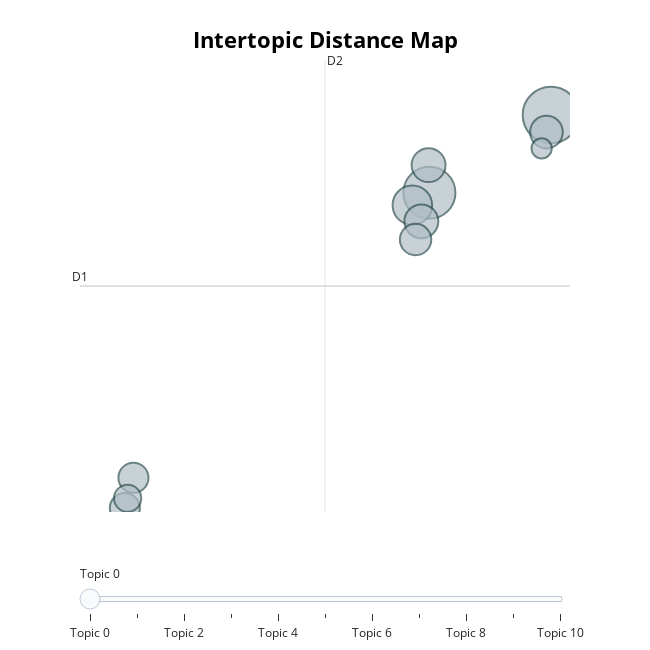

The notebook cell saved with this chart:
### Code cell
topic_model.visualize_topics()

### Figure 1 — Plotly figure (JSON) as saved in the notebook; plotly's stock layout.template omitted (floating-point values rounded to 4 significant figures)
{"data": [{"customdata": [[0, "meteorology | glaciers | climate | landslides | himalayas", 39], [1, "india | poverty | socioeconomic | economic | urbanization", 33], [2, "monuments | mythology | sculptures | gandhara | indian", 19], [3, "castes | feminization | women | indian | gender", 14], [4, "caste | cultural | indian | diversity | ethnic", 14], [5, "irrigation | freshwater | droughts | conservation | floods", 13], [6, "secularism | hindu | religiousnessreligiosity | buddhism | vedic", 12], [7, "1857 | rebellions | colonial | labour | colonies", 11], [8, "revolution | revolutions | mercantilism | ideological | 1940s", 11], [9, "gandhi | gandhian | mahatma | rabindranath | independence", 9], [10, "ecological | vegetation | deccan | forests | climate", 5]], "hovertemplate": "<b>Topic %{customdata[0]}</b><br>%{customdata[1]}<br>Size: %{customdata[2]}", "legendgroup": "", "marker": {"color": "#B0BEC5", "line": {"color": "DarkSlateGrey", "width": 2}, "size": [39, 33, 19, 14, 14, 13, 12, 11, 11, 9, 5], "sizemode": "area", "sizeref": 0.02438, "symbol": "circle"}, "mode": "markers", "name": "", "orientation": "v", "showlegend": false, "type": "scatter", "x": [7.326, 0.3119, -0.6721, 0.2643, -0.1525, 7.067, -0.4857, -17.26, -16.77, -17.1, 6.788], "xaxis": "x", "y": [5.975, 4.71, 4.507, 5.16, 4.244, 5.697, 3.948, -0.4256, 0.06837, -0.2657, 5.433], "yaxis": "y"}], "layout": {"annotations": [{"showarrow": false, "text": "D1", "x": -19.85, "y": 3.191, "yshift": 10}, {"showarrow": false, "text": "D2", "x": -5.713, "xshift": 10, "y": 6.871}], "height": 650, "hoverlabel": {"bgcolor": "white", "font": {"family": "Rockwell", "size": 16}}, "legend": {"itemsizing": "constant", "tracegroupgap": 0}, "margin": {"t": 60}, "shapes": [{"line": {"color": "#CFD8DC", "width": 2}, "type": "line", "x0": -5.713, "x1": -5.713, "y0": -0.4895, "y1": 6.871}, {"line": {"color": "#9E9E9E", "width": 2}, "type": "line", "x0": -19.85, "x1": 8.425, "y0": 3.191, "y1": 3.191}], "sliders": [{"active": 0, "pad": {"t": 50}, "steps": [{"args": [{"marker.color": [["red", "#B0BEC5", "#B0BEC5", "#B0BEC5", "#B0BEC5", "#B0BEC5", "#B0BEC5", "#B0BEC5", "#B0BEC5", "#B0BEC5", "#B0BEC5"]]}], "label": "Topic 0", "method": "update"}, {"args": [{"marker.color": [["#B0BEC5", "red", "#B0BEC5", "#B0BEC5", "#B0BEC5", "#B0BEC5", "#B0BEC5", "#B0BEC5", "#B0BEC5", "#B0BEC5", "#B0BEC5"]]}], "label": "Topic 1", "method": "update"}, {"args": [{"marker.color": [["#B0BEC5", "#B0BEC5", "red", "#B0BEC5", "#B0BEC5", "#B0BEC5", "#B0BEC5", "#B0BEC5", "#B0BEC5", "#B0BEC5", "#B0BEC5"]]}], "label": "Topic 2", "method": "update"}, {"args": [{"marker.color": [["#B0BEC5", "#B0BEC5", "#B0BEC5", "red", "#B0BEC5", "#B0BEC5", "#B0BEC5", "#B0BEC5", "#B0BEC5", "#B0BEC5", "#B0BEC5"]]}], "label": "Topic 3", "method": "update"}, {"args": [{"marker.color": [["#B0BEC5", "#B0BEC5", "#B0BEC5", "#B0BEC5", "red", "#B0BEC5", "#B0BEC5", "#B0BEC5", "#B0BEC5", "#B0BEC5", "#B0BEC5"]]}], "label": "Topic 4", "method": "update"}, {"args": [{"marker.color": [["#B0BEC5", "#B0BEC5", "#B0BEC5", "#B0BEC5", "#B0BEC5", "red", "#B0BEC5", "#B0BEC5", "#B0BEC5", "#B0BEC5", "#B0BEC5"]]}], "label": "Topic 5", "method": "update"}, {"args": [{"marker.color": [["#B0BEC5", "#B0BEC5", "#B0BEC5", "#B0BEC5", "#B0BEC5", "#B0BEC5", "red", "#B0BEC5", "#B0BEC5", "#B0BEC5", "#B0BEC5"]]}], "label": "Topic 6", "method": "update"}, {"args": [{"marker.color": [["#B0BEC5", "#B0BEC5", "#B0BEC5", "#B0BEC5", "#B0BEC5", "#B0BEC5", "#B0BEC5", "red", "#B0BEC5", "#B0BEC5", "#B0BEC5"]]}], "label": "Topic 7", "method": "update"}, {"args": [{"marker.color": [["#B0BEC5", "#B0BEC5", "#B0BEC5", "#B0BEC5", "#B0BEC5", "#B0BEC5", "#B0BEC5", "#B0BEC5", "red", "#B0BEC5", "#B0BEC5"]]}], "label": "Topic 8", "method": "update"}, {"args": [{"marker.color": [["#B0BEC5", "#B0BEC5", "#B0BEC5", "#B0BEC5", "#B0BEC5", "#B0BEC5", "#B0BEC5", "#B0BEC5", "#B0BEC5", "red", "#B0BEC5"]]}], "label": "Topic 9", "method": "update"}, {"args": [{"marker.color": [["#B0BEC5", "#B0BEC5", "#B0BEC5", "#B0BEC5", "#B0BEC5", "#B0BEC5", "#B0BEC5", "#B0BEC5", "#B0BEC5", "#B0BEC5", "red"]]}], "label": "Topic 10", "method": "update"}]}], "title": {"font": {"color": "Black", "size": 22}, "text": "<b>Intertopic Distance Map</b>", "x": 0.5, "xanchor": "center", "y": 0.95, "yanchor": "top"}, "width": 650, "xaxis": {"anchor": "y", "domain": [0, 1], "range": [-19.85, 8.425], "title": {"text": ""}, "visible": false}, "yaxis": {"anchor": "x", "domain": [0, 1], "range": [-0.4895, 6.871], "title": {"text": ""}, "visible": false}}}
